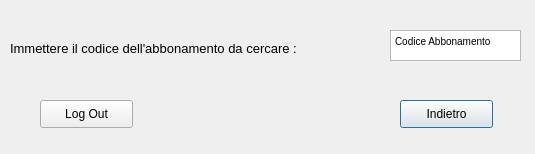
<?xml version="1.0" encoding="UTF-8"?>
<ui version="4.0">
 <class>Dialog</class>
 <widget class="QDialog" name="Dialog">
  <property name="geometry">
   <rect>
    <x>0</x>
    <y>0</y>
    <width>535</width>
    <height>154</height>
   </rect>
  </property>
  <property name="windowTitle">
   <string>Gestione Abbonamenti</string>
  </property>
  <widget class="QLabel" name="label">
   <property name="geometry">
    <rect>
     <x>10</x>
     <y>40</y>
     <width>451</width>
     <height>16</height>
    </rect>
   </property>
   <property name="font">
    <font>
     <pointsize>10</pointsize>
    </font>
   </property>
   <property name="text">
    <string>Immettere il codice dell'abbonamento da cercare :</string>
   </property>
  </widget>
  <widget class="QTextBrowser" name="textBrowser">
   <property name="geometry">
    <rect>
     <x>390</x>
     <y>30</y>
     <width>131</width>
     <height>31</height>
    </rect>
   </property>
   <property name="html">
    <string>&lt;!DOCTYPE HTML PUBLIC &quot;-//W3C//DTD HTML 4.0//EN&quot; &quot;http://www.w3.org/TR/REC-html40/strict.dtd&quot;&gt;
&lt;html&gt;&lt;head&gt;&lt;meta name=&quot;qrichtext&quot; content=&quot;1&quot; /&gt;&lt;style type=&quot;text/css&quot;&gt;
p, li { white-space: pre-wrap; }
&lt;/style&gt;&lt;/head&gt;&lt;body style=&quot; font-family:'MS Shell Dlg 2'; font-size:7.8pt; font-weight:400; font-style:normal;&quot;&gt;
&lt;p style=&quot; margin-top:0px; margin-bottom:0px; margin-left:0px; margin-right:0px; -qt-block-indent:0; text-indent:0px;&quot;&gt;Codice Abbonamento&lt;/p&gt;&lt;/body&gt;&lt;/html&gt;</string>
   </property>
  </widget>
  <widget class="QPushButton" name="pushButton">
   <property name="geometry">
    <rect>
     <x>400</x>
     <y>100</y>
     <width>93</width>
     <height>28</height>
    </rect>
   </property>
   <property name="text">
    <string>Indietro</string>
   </property>
  </widget>
  <widget class="QPushButton" name="pushButton_2">
   <property name="geometry">
    <rect>
     <x>40</x>
     <y>100</y>
     <width>93</width>
     <height>28</height>
    </rect>
   </property>
   <property name="text">
    <string>Log Out</string>
   </property>
  </widget>
 </widget>
 <resources/>
 <connections/>
</ui>
